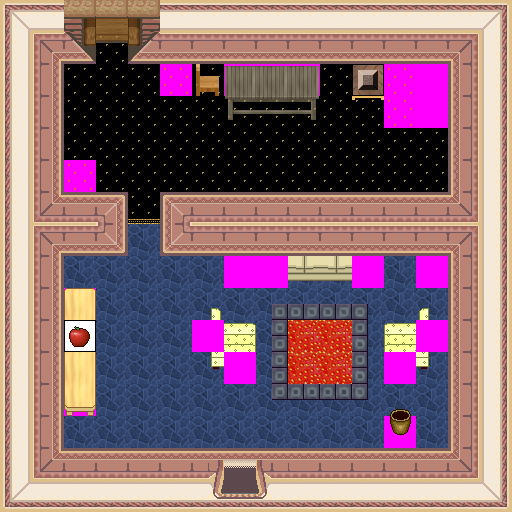

Rendered tile map (Tiled .tmx) drawn with the repository's tilesets; below, a short description and the map source with its tile grids summarised:
An orthogonal 16x16 tile map with 32x32 px tiles, 6 tile layers (Ground, Objects, Above, Walkable, ...), 27 tilesets.

<map version="1.0" orientation="orthogonal" width="16" height="16" tilewidth="32" tileheight="32">
 <tileset firstgid="1" name="furniture_carpet_carpets" tilewidth="32" tileheight="32">
  <image source="../drawable/furniture_carpet_carpets.png" width="128" height="64" />
 </tileset>
 <tileset firstgid="9" name="furniture_carpet_plain_colours" tilewidth="32" tileheight="32">
  <image source="../drawable/furniture_carpet_plain_colours.png" width="320" height="32" />
 </tileset>
 <tileset firstgid="19" name="building_wall_int_wall_purple" tilewidth="32" tileheight="32">
  <image source="../drawable/building_wall_int_wall_purple.png" width="64" height="320" />
 </tileset>
 <tileset firstgid="39" name="furniture_carpet_rug_border" tilewidth="32" tileheight="32">
  <image source="../drawable/furniture_carpet_rug_border.png" width="96" height="96" />
 </tileset>
 <tileset firstgid="48" name="building_entrance_pale_red_ns" tilewidth="32" tileheight="32">
  <image source="../drawable/building_entrance_pale_red_ns.png" width="288" height="128" />
 </tileset>
 <tileset firstgid="84" name="building_stairs_int_ns" tilewidth="32" tileheight="32">
  <image source="../drawable/building_stairs_int_ns.png" width="96" height="192" />
 </tileset>
 <tileset firstgid="102" name="furniture_chair_wooden_pale" tilewidth="32" tileheight="32">
  <image source="../drawable/furniture_chair_wooden_pale.png" width="64" height="64" />
 </tileset>
 <tileset firstgid="106" name="furniture_table_grey_plain" tilewidth="32" tileheight="32">
  <image source="../drawable/furniture_table_grey_plain.png" width="96" height="96" />
 </tileset>
 <tileset firstgid="115" name="logic_item_vegetable" tilewidth="32" tileheight="32">
  <image source="../drawable/logic_item_vegetable.png" width="256" height="64" />
 </tileset>
 <tileset firstgid="131" name="building_wall_int_wall_pale" tilewidth="32" tileheight="32">
  <image source="../drawable/building_wall_int_wall_pale.png" width="64" height="256" />
 </tileset>
 <tileset firstgid="147" name="furniture_chair_sofa_cream" tilewidth="32" tileheight="32">
  <image source="../drawable/furniture_chair_sofa_cream.png" width="96" height="64" />
 </tileset>
 <tileset firstgid="153" name="furniture_kitchen_stove" tilewidth="32" tileheight="32">
  <image source="../drawable/furniture_kitchen_stove.png" width="64" height="96" />
 </tileset>
 <tileset firstgid="159" name="furniture_kitchen_warmer" tilewidth="32" tileheight="32">
  <image source="../drawable/furniture_kitchen_warmer.png" width="32" height="64" />
 </tileset>
 <tileset firstgid="161" name="furniture_table_long_front_on_pale" tilewidth="32" tileheight="32">
  <image source="../drawable/furniture_table_long_front_on_pale.png" width="32" height="96" />
 </tileset>
 <tileset firstgid="164" name="item_food_meals_1" tilewidth="32" tileheight="32">
  <image source="../drawable/item_food_meals_1.png" width="64" height="32" />
 </tileset>
 <tileset firstgid="166" name="item_drink_bottle_and_glass" tilewidth="32" tileheight="32">
  <image source="../drawable/item_drink_bottle_and_glass.png" width="128" height="64" />
 </tileset>
 <tileset firstgid="174" name="plant_indoor_pot_plant_1" tilewidth="32" tileheight="32">
  <image source="../drawable/plant_indoor_pot_plant_1.png" width="192" height="64" />
 </tileset>
 <tileset firstgid="186" name="furniture_picture_oil_paintings" tilewidth="32" tileheight="32">
  <image source="../drawable/furniture_picture_oil_paintings.png" width="128" height="128" />
 </tileset>
 <tileset firstgid="202" name="item_flat_button" tilewidth="32" tileheight="32">
  <image source="../drawable/item_flat_button.png" width="96" height="32" />
 </tileset>
 <tileset firstgid="205" name="item_grill_top" tilewidth="32" tileheight="32">
  <image source="../drawable/item_grill_top.png" width="32" height="32" />
 </tileset>
 <tileset firstgid="206" name="furniture_other_furniture_pine" tilewidth="32" tileheight="32">
  <image source="../drawable/furniture_other_furniture_pine.png" width="128" height="128" />
 </tileset>
 <tileset firstgid="222" name="furniture_carpet_strawberry" tilewidth="32" tileheight="32">
  <image source="../drawable/furniture_carpet_strawberry.png" width="32" height="32" />
 </tileset>
 <tileset firstgid="223" name="furniture_chair_armchair_cream" tilewidth="32" tileheight="32">
  <image source="../drawable/furniture_chair_armchair_cream.png" width="128" height="96" />
 </tileset>
 <tileset firstgid="235" name="furniture_carpet_border" tilewidth="32" tileheight="32">
  <image source="../drawable/furniture_carpet_border.png" width="96" height="128" />
 </tileset>
 <tileset firstgid="247" name="furniture_bed_pillow_yellow" tilewidth="32" tileheight="32">
  <image source="../drawable/furniture_bed_pillow_yellow.png" width="32" height="32" />
 </tileset>
 <tileset firstgid="248" name="item_pot_empty_pot" tilewidth="32" tileheight="32">
  <image source="../drawable/item_pot_empty_pot.png" width="32" height="96" />
 </tileset>
 <tileset firstgid="251" name="walkable_sentinel" tilewidth="32" tileheight="32">
  <image source="../drawable/walkable_sentinel.png" width="32" height="32" />
 </tileset>
 <layer name="Ground" width="16" height="16">
  <data>[256 cells, 253 non-empty, 4 distinct tile ids]</data>
 </layer>
 <layer name="Objects" width="16" height="16">
  <data>[256 cells, 43 non-empty, 41 distinct tile ids]</data>
 </layer>
 <layer name="Above" width="16" height="16">
  <data>[256 cells, 6 non-empty, 6 distinct tile ids]</data>
 </layer>
 <layer name="Walkable" width="16" height="16">
  <data>[256 cells, 155 non-empty, 1 distinct tile ids]</data>
 </layer>
 <layer name="Objects_stendhal" width="16" height="16">
  <data>[256 cells, 199 non-empty, 50 distinct tile ids]</data>
 </layer>
 <layer name="Objects_stendhal2" width="16" height="16">
  <data>[256 cells, 1 non-empty, 1 distinct tile ids]</data>
 </layer>
 <objectgroup name="Mapevents" width="16" height="16" />
 <objectgroup name="Spawn" width="16" height="16" />
 <objectgroup name="Keys" width="16" height="16" />
 <objectgroup name="Replace" width="16" height="16" />
</map>
